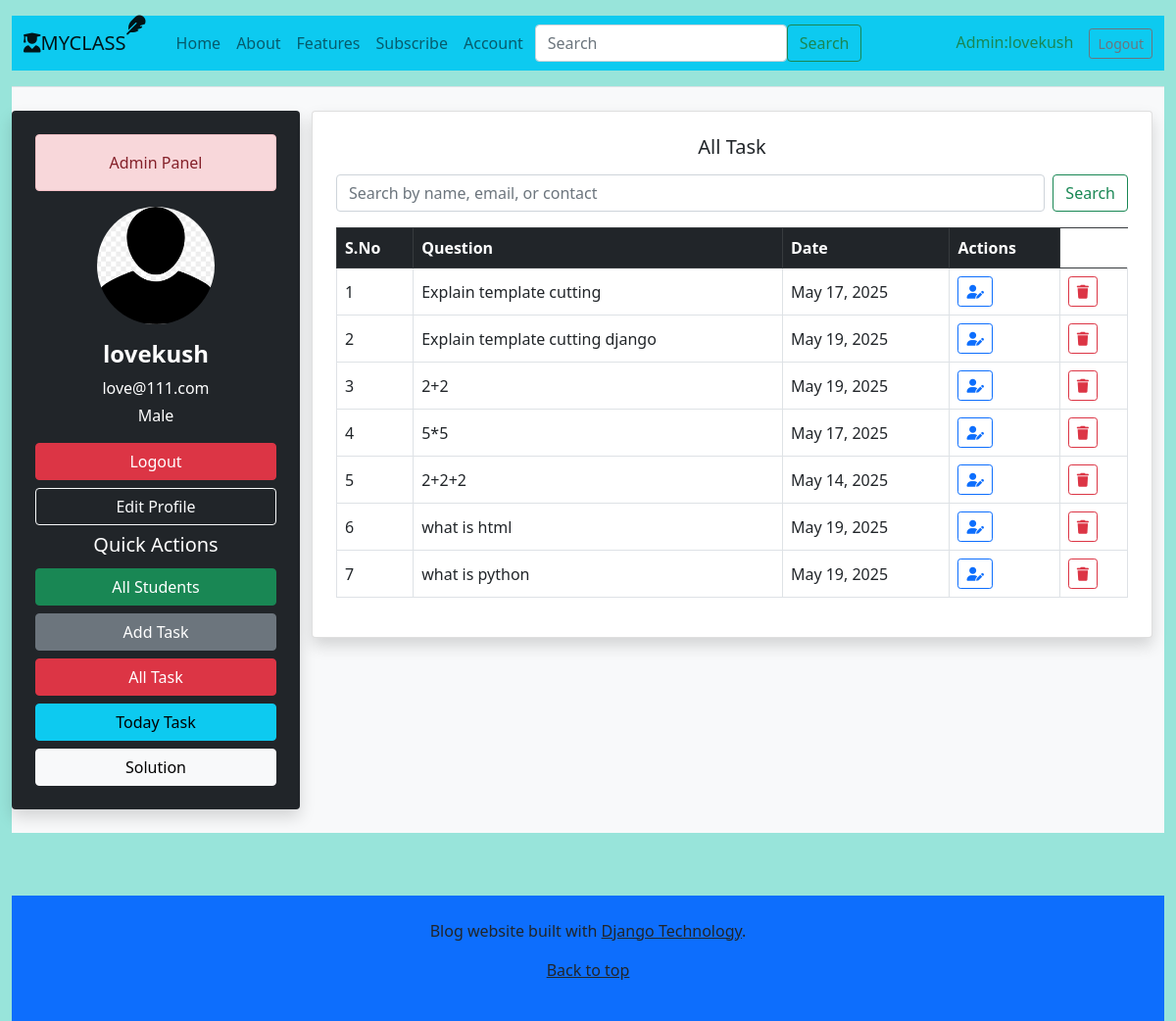
Screenshot of /showtask/1 with the database file from the repository.
### app/models.py (models this page shows, shortened)
class Admin(models.Model):
    Admin_name=models.CharField(max_length=50)
    Admin_email=models.EmailField()
    Admin_gender=models.CharField(max_length=50)
    Admin_image=models.ImageField(upload_to='images/', blank=True,null=True)
    Admin_document=models.FileField(upload_to='file/' , blank=True,null=True)
    Admin_password=models.CharField(max_length=50)

class Question(models.Model):
     ques=models.TextField(max_length=200)
     date=models.DateField()

### app/views.py (the view)
# urls.py: path('showtask/<int:pk>', views.showtask, name='showtask'),
def showtask(req,pk):
    admindata=Admin.objects.get(id=pk)
    button="Logout"
    taskdata=Question.objects.all()
    return render(req,'userdashboard.html', {'taskdata':taskdata,'admindata':admindata,'button':button})

### app/templates/userdashboard.html (shortened to what this page needs)
{% extends "base.html" %}
{% load static %}
{% block content %}
{% if admindata %}
<main class="container-fluid py-4 bg-light">
  <div class="row g-4">
    <div class="col-lg-3 bg-dark text-white p-4 rounded shadow">
      <div class="alert alert-danger text-center">Admin Panel</div>
      <div class="text-center">
       {% if admindata.Admin_image %}
        <img src="{{ admindata.img.url }}" alt="Profile Image" class="img-fluid rounded-circle mb-3" style="width: 120px; height: 120px; object-fit: cover;">
        {% else %}
        <img src="{% static 'images/portfolio.png' %}" alt="Profile Image" class="img-fluid rounded-circle mb-3" style="width: 120px; height: 120px; object-fit: cover;">
       {% endif %}
        <h4 class="fw-bold">{{ admindata.Admin_name }}</h4>
        <p class="mb-1">{{ admindata.Admin_email }}</p>
        <p>{{ admindata.Admin_gender }}</p>
        <div class="d-grid gap-2 mt-3">
          <a href="{% url 'home' %}" class="btn btn-danger">{{ button }}</a>
          <a href="{% url 'editadmprofile' admindata.id %}" class="btn btn-outline-light">Edit Profile</a>
            <h5 class="text-center mb-1">Quick Actions</h5>
              <a href="{% url 'allstudent' pk=admindata.id %}" class="btn btn-success">All Students</a>
              <a href="{% url 'addtaskwindow' pk=admindata.id %}" class="btn btn-secondary">Add Task</a>
              <a href="{% url 'showtask' pk=admindata.id %}" class="btn btn-danger">All Task</a>
              <a href="{% url 'fn10' pk=admindata.id %}" class="btn btn-info">Today Task</a>
              <a href="{% url 'showsol' pk=admindata.id %}" class="btn btn-light">Solution</a>
        </div>
      </div>
    </div>
    <div class="col-lg-9">
      <div class="row g-4">
        {% if data %}
        <div class="col-md-12">
          <div class="card shadow p-4">
            <h5 class="text-center mb-3">Student Records</h5>
            <form class="d-flex mb-3" method="POST" action="{% url 'filterdata' pk=admindata.id  %}">
              {% csrf_token %}
              <input class="form-control me-2" type="search" name="record" placeholder="Search by name"  aria-label="Search">
              <input class="form-control me-2" type="search" name="record1" placeholder="Search by contact"   aria-label="Search">
              <input class="form-control me-2" type="search" name="record2" placeholder="Search by  email"  aria-label="Search">
              <button class="btn btn-outline-success" type="submit">Search</button>
            </form>
            <table class="table table-hover table-bordered align-middle">
              <thead class="table-dark">
                <tr>
                  <th>#</th>
                  <th>Name</th>
                  <th>Contact</th>
                  <th>Email</th>
                  <th>Edit</th>
                  <th>Delete</th>
                </tr>
              </thead>
              <tbody>
                {% for i in data %}
                <tr>
                  <td>{{ forloop.counter }}</td>
                  <td>{{ i.User_name }}</td>
                  <td>{{ i.User_contact }}</td>
                  <td>{{ i.User_email }}</td>
                  <td>
                    <a href="{% url 'editstubyadmin' pk=admindata.id it=i.id %}" class="btn btn-sm btn-outline-primary">
                      <i class="fa-solid fa-user-pen"></i>
                    </a>
                  </td>
                  <td>
                    <a href="{% url 'deletestubyadmin' pk=admindata.id it=i.id %}" class="btn btn-sm btn-outline-danger">
                      <i class="fa-solid fa-trash"></i>
                    </a>
                  </td>
                </tr>
                {% endfor %}
              </tbody>
            </table>
             <a href="{% url 'registerstu' pk=admindata.id %}" class="btn btn-warning">Add Student</a>
          </div>
        </div>
        {% elif taskdata %}
        <div class="col-md-12">
          <div class="card shadow p-4">
            <h5 class="text-center mb-3">All Task</h5>
            <form class="d-flex mb-3" method="POST" action="{% url 'addtask' pk=admindata.id  %}">
              <input class="form-control me-2" type="search" name="record" placeholder="Search by name, email, or contact" aria-label="Search">
              <button class="btn btn-outline-success" type="submit">Search</button>
            </form>
            <table class="table table-hover table-bordered align-middle">
              <thead class="table-dark">
                <tr>
                  <th>S.No</th>
                  <th>Question</th>
                  <th>Date</th>
                  <th>Actions</th>
                </tr>
              </thead>
              <tbody>
                {% for i in taskdata %}
                <tr>
                  <td>{{ forloop.counter }}</td>
                  <td>{{ i.ques }}</td>
                  <td>{{ i.date }}</td>
                  <td>
                    <a href="{% url 'edittaskwindow' pk=admindata.id it=i.id %}" class="btn btn-sm btn-outline-primary">
                      <i class="fa-solid fa-user-pen"></i>
                    </a>
                  </td>
                  <td>
                    <a href="{% url 'deletetask' pk=admindata.id it=i.id %}" class="btn btn-sm btn-outline-danger">
                      <i class="fa-solid fa-trash"></i>
                    </a>
                  </td>
                </tr>
                {% endfor %}
              </tbody>
            </table>
          </div>
        </div>
        {% else %}
        <div class="col-md-8 text-center py-5">
          <h4 class="text-muted">No Data Available</h4>
        </div>
        {% endif %}
      </div>
    </div>
  </div>
</main>
{% endif %}
{% endblock %}

### app/templates/base.html (shortened to what this page needs)
<!doctype html>
<html lang="en">
  <head>
    <link href="https://cdn.jsdelivr.net/npm/bootstrap@5.0.2/dist/css/bootstrap.min.css" rel="stylesheet">
    <link rel="stylesheet" href="https://cdnjs.cloudflare.com/ajax/libs/font-awesome/6.7.2/css/all.min.css" />
    {% load static %}
    {% block css %} <link rel='stylesheet' href="{% static 'css/style.css'%}"> {% endblock %}
  </head>
  <body>
<div class="container-fluid">
 {% if  userdata  %}
  <header class="blog-header py-3 border-bottom">
    <div class="container-fluid bg-info">
      <nav class="navbar navbar-expand-lg navbar-light bg-blue">
               <a class="navbar-brand" href="#"><i class="fa-solid fa-user-graduate"></i>MYCLASS<i class="fa-solid fa-feather f3-normal position-absolute top-0 "></i></a>
        <button class="navbar-toggler" type="button" data-bs-toggle="collapse" data-bs-target="#navbarNav"
                aria-controls="navbarNav" aria-expanded="false" aria-label="Toggle navigation">
          <span class="navbar-toggler-icon"></span>
        </button>
        <div class="collapse navbar-collapse" id="navbarNav">
          <ul class="navbar-nav ms-auto">
            <li class="nav-item active">
              <a class="nav-link" href="{% url 'home1' pk=userdata.id %}">Home</a>
            </li>
            <li class="nav-item">
              <a class="nav-link" href="{% url 'about1' pk=userdata.id %}">About</a>
            </li>
            <li class="nav-item">
              <a class="nav-link" href="{% url 'feature1' pk=userdata.id %}">Features</a>
            </li>
            <li class="nav-item">
              <a class="nav-link" href="{% url 'subscription1' pk=userdata.id %}">Subscribe</a>
            </li>
            <li class="nav-item">
              <a class="nav-link" href="{% url 'account1' pk=userdata.id %}">Account</a>
            </li>
          </ul>
          <form class="d-flex ms-1 me-5">
            <input class="form-control me-0" type="search" placeholder="Search" aria-label="Search">
            <button class="btn btn-outline-success" type="submit">Search</button>
          </form>
          <div class="d-flex justify-content-center align-items-center ms-5">
             <h6 class="text-success p-0 m-0">User:{{userdata.User_name}}</h6>
          </div>
          <div class="d-flex justify-content-end align-items-center ms-3">
            <a class="btn btn-sm btn-outline-secondary" href="{% url 'home' %}">Logout</a>
          </div>
        </div>
      </nav>
    </div>
  </header>
  {% elif admindata %}
  <header class="blog-header py-3 border-bottom">
    <div class="container-fluid bg-info ">
      <nav class="navbar navbar-expand-lg navbar-light bg-blue">
           <a class="navbar-brand" href="#"><i class="fa-solid fa-user-graduate"></i>MYCLASS<i class="fa-solid fa-feather f3-normal position-absolute top-0 "></i></a>
        <div class="collapse navbar-collapse" id="navbarNav">
          <ul class="navbar-nav ms-auto">
            <li class="nav-item active">
              <a class="nav-link" href="{% url 'homeadm' pk=admindata.id %}">Home</a>
            </li>
            <li class="nav-item">
              <a class="nav-link" href="{% url 'aboutadm' pk=admindata.id %}">About</a>
            </li>
            <li class="nav-item">
              <a class="nav-link" href="{% url 'featureadm' pk=admindata.id %}">Features</a>
            </li>
             <li class="nav-item">
              <a class="nav-link" href="{% url 'subscription1' pk=userdata.id %}">Subscribe</a>
            </li>
            <li class="nav-item">
              <a class="nav-link" href="{% url 'accountadm' pk=admindata.id %}">Account</a>
            </li>
          </ul>
          <form class="d-flex ms-1 me-5">
            <input class="form-control me-0" type="search" placeholder="Search" aria-label="Search">
            <button class="btn btn-outline-success" type="submit">Search</button>
          </form>
          <div class="d-flex justify-content-center align-items-center ms-5">
             <h6 class="text-success p-0 m-0">Admin:{{admindata.Admin_name}}</h6>
          </div>
          <div class="d-flex justify-content-end align-items-center ms-3">
            <a class="btn btn-sm btn-outline-secondary" href="{% url 'home' %}">Logout</a>
          </div>
        </div>
      </nav>
    </div>
  </header>
{% endif %}
{% block content %} {% endblock %}
<footer class="blog-footer p-4 bg-primary">
  <p>Blog website built with <a href="#" class="text-dark">Django Technology</a>.</p>
  <p><a href="#" class="text-dark">Back to top</a></p>
</footer>
</div>
</body>
</html>

### app/static/css/style.css (style rules this page uses)
.blog-footer { width: 100%; padding: 2rem 0; text-align: center; background: #f8f9fa; margin-top: 4rem; }
body { background-color: #98e4da; }
.navbar-nav .nav-link { position: relative; color: #333; font-weight: 500; transition: color 0.3s ease; }
.navbar-nav .nav-link::after { content: ""; position: absolute; left: 0; bottom: 0; width: 0%; height: 2px; background-color: #0d6efd; transition: width 0.3s ease; }

### rows the page displays
Admin: Admin_name "lovekush", Admin_email "love@111.com", Admin_gender "Male"
Question: ques "Explain template cutting", date "May 17, 2025"
Question: ques "Explain template cutting django", date "May 19, 2025"
Question: ques "2+2", date "May 19, 2025"
Question: ques "5*5", date "May 17, 2025"
Question: ques "2+2+2", date "May 14, 2025"
Question: ques "what is html", date "May 19, 2025"
Question: ques "what is python", date "May 19, 2025"

### other values shown
{{ button }} "Logout"
